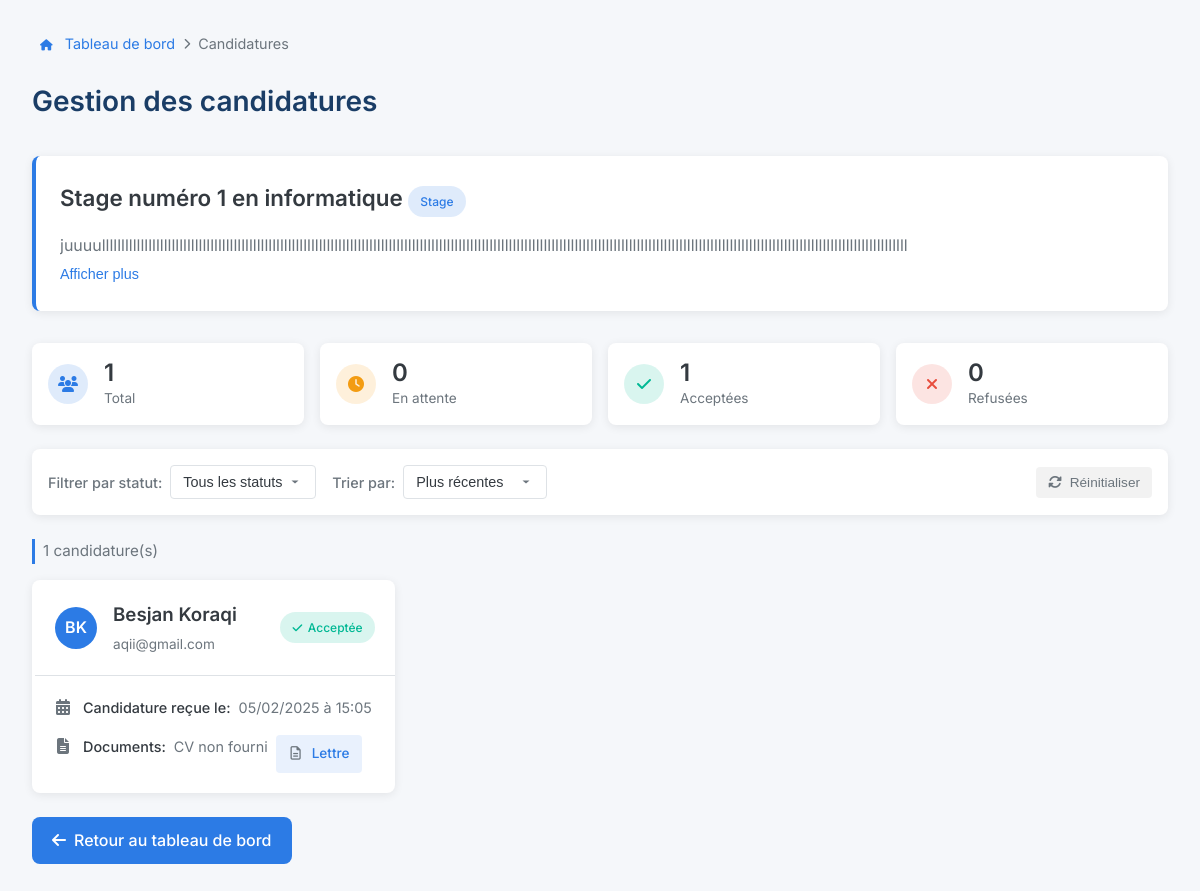
Before: /app/views/internships/view_applications.php?offre_id=30 (signed in) with the older database file.
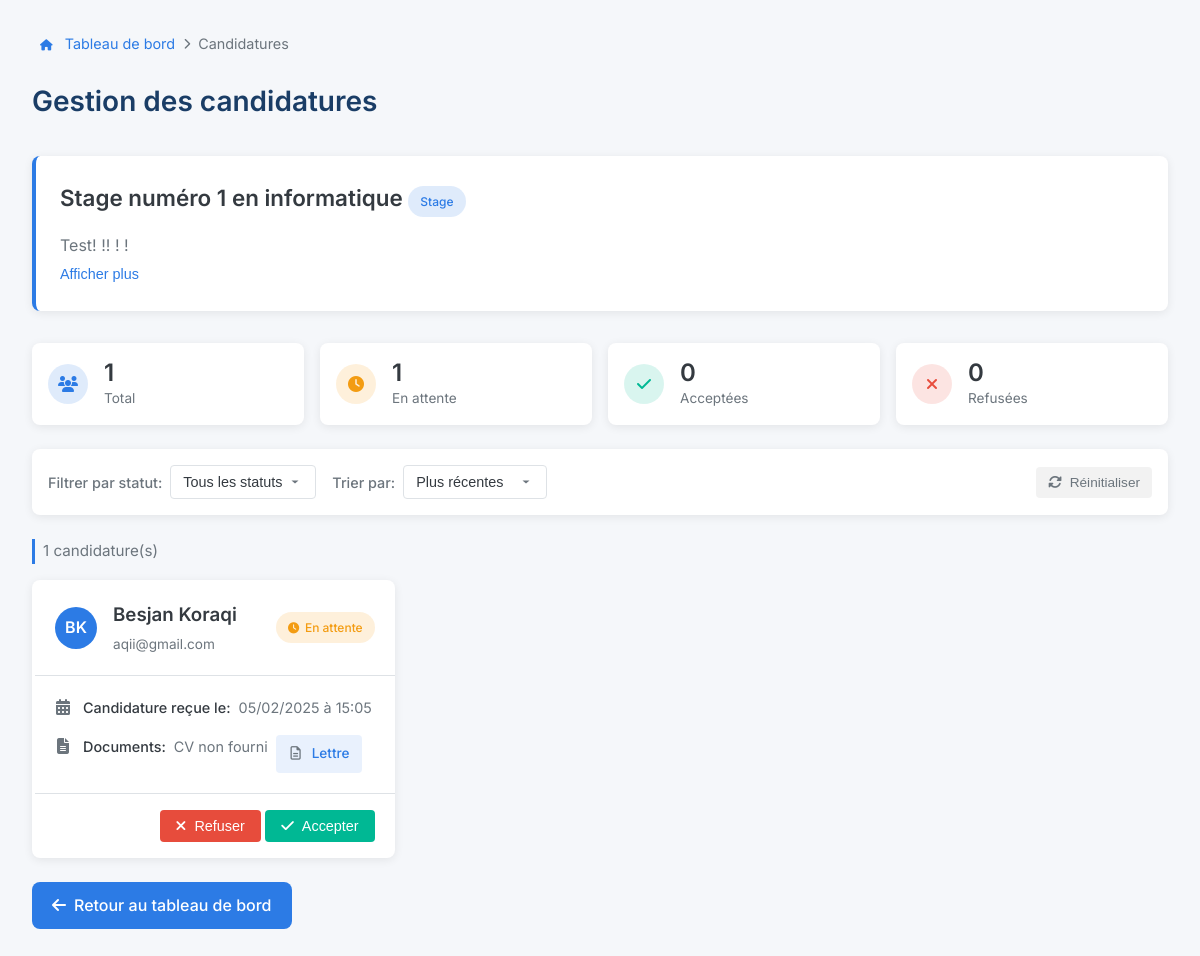
After: the same page with the newer database file.
### tables this page shows
CREATE TABLE `offres_stages` (
  `id` int(11) NOT NULL,
  `entreprise_id` int(11) DEFAULT NULL,
  `titre` varchar(100) NOT NULL,
  `description` text,
  `date_debut` date DEFAULT NULL,
  `date_fin` date DEFAULT NULL,
  `lieu` varchar(255) DEFAULT NULL,
  `mode_stage` varchar(20) DEFAULT NULL,
  `logo` varchar(255) DEFAULT NULL,
  `email_contact` varchar(255) NOT NULL DEFAULT '',
  `lien_candidature` varchar(255) DEFAULT NULL,
  `domaine` varchar(100) DEFAULT NULL,
  `pays` varchar(100) DEFAULT 'France',
  `ville` varchar(100) DEFAULT NULL,
  `code_postal` varchar(10) DEFAULT NULL,
  `region` varchar(100) DEFAULT NULL,
  `departement` varchar(100) DEFAULT NULL,
  `date_publication` timestamp NOT NULL DEFAULT CURRENT_TIMESTAMP,
  `type_offre` enum('stage','alternance') DEFAULT 'stage',
  `niveau_etude` varchar(100) DEFAULT NULL,
  `type_contrat` enum('apprentissage','professionnalisation') DEFAULT NULL,
  `rythme_alternance` varchar(100) DEFAULT NULL,
  `formation_visee` varchar(255) DEFAULT NULL,
  `ecole_partenaire` varchar(255) DEFAULT NULL,
  `type_remuneration` varchar(20) DEFAULT NULL COMMENT 'Pour les alternances: smic27, smic43, etc.',
  `pourvu` tinyint(1) DEFAULT '0',
  `remuneration` varchar(50) DEFAULT NULL
);

CREATE TABLE `candidatures` (
  `id` int(11) NOT NULL,
  `etudiant_id` int(11) NOT NULL,
  `offre_id` int(11) NOT NULL,
  `statut` enum('en_attente','acceptee','refusee') DEFAULT 'en_attente',
  `date_candidature` datetime DEFAULT CURRENT_TIMESTAMP,
  `lettre_motivation` varchar(255) NOT NULL,
  `date_modification` datetime DEFAULT CURRENT_TIMESTAMP ON UPDATE CURRENT_TIMESTAMP,
  `date_lecture` datetime DEFAULT NULL
);

CREATE TABLE `etudiants` (
  `id` int(11) NOT NULL,
  `nom` varchar(50) NOT NULL,
  `prenom` varchar(50) NOT NULL,
  `date_naissance` date DEFAULT NULL,
  `adresse` varchar(255) DEFAULT NULL,
  `ville` varchar(100) DEFAULT NULL,
  `code_postal` varchar(10) DEFAULT NULL,
  `pays` varchar(100) DEFAULT NULL,
  `telephone` varchar(20) DEFAULT NULL,
  `niveau_etude` varchar(50) DEFAULT NULL,
  `filiere` varchar(100) DEFAULT NULL,
  `cv` varchar(255) DEFAULT NULL,
  `username` varchar(100) NOT NULL,
  `email` varchar(255) NOT NULL,
  `password` varchar(255) NOT NULL,
  `role` enum('etudiant','entreprise','admin') NOT NULL DEFAULT 'etudiant',
  `lettre_motivation` text,
  `date_creation` timestamp NOT NULL DEFAULT CURRENT_TIMESTAMP,
  `icone` varchar(255) DEFAULT NULL,
  `bloque` tinyint(1) DEFAULT '0',
  `preference` enum('stage','alternance') DEFAULT NULL
);

### app/views/internships/view_applications.php (the view, shortened to what the changed rows need)
<?php
require_once $_SERVER['DOCUMENT_ROOT'] . '/Gestion_Stage/app/config/database.php';
$offre_id = $_GET['offre_id'] ?? 0;
$statusFilter = $_GET['status'] ?? 'all';
$sortBy = $_GET['sort'] ?? 'date_desc';
$stmt = $pdo->prepare("SELECT titre, description, type_offre FROM offres_stages WHERE id = ?");
$stmt->execute([$offre_id]);
$offre = $stmt->fetch();
$sql = "SELECT c.id, c.statut, c.lettre_motivation, c.date_candidature, e.nom, e.prenom, e.email, e.cv as cv_etudiant
        FROM candidatures c
        JOIN etudiants e ON c.etudiant_id = e.id
        WHERE c.offre_id = :offre_id";
switch ($sortBy) {
    case 'date_desc':
    default:
        $sql .= " ORDER BY c.date_candidature DESC";
        break;
}
$stmt = $pdo->prepare($sql);
$stmt->bindParam(':offre_id', $offre_id);
$stmt->execute();
$applications = $stmt->fetchAll();
function formatDate($date) {
    $timestamp = strtotime($date);
    return date('d/m/Y à H:i', $timestamp);
}
function getInitials($name) {
    $nameParts = explode(' ', $name);
    $initials = '';
    foreach ($nameParts as $part) {
        $initials .= strtoupper(substr($part, 0, 1));
    }
    return substr($initials, 0, 2);
}
$stats = [
    'total' => count($applications),
    'en_attente' => 0,
    'acceptee' => 0,
    'refusee' => 0
];
$stmt = $pdo->prepare("SELECT statut, COUNT(*) as count FROM candidatures WHERE offre_id = ? GROUP BY statut");
$stmt->execute([$offre_id]);
$statResults = $stmt->fetchAll();
foreach ($statResults as $statResult) {
    $stats[$statResult['statut']] = $statResult['count'];
}
?>
<!DOCTYPE html>
<html lang="fr">
<head>
    <link rel="stylesheet" href="https://cdnjs.cloudflare.com/ajax/libs/font-awesome/6.1.1/css/all.min.css">
    <link rel="stylesheet" href="/Gestion_Stage/public/assets/css/style_view_applications.css">
</head>
<body>
    <div class="container">
        <header>
            <h1 class="page-title">Gestion des candidatures</h1>
        </header>
        <?php if ($offre): ?>
            <div class="job-info">
                <h2 class="job-title">
                    <?= htmlspecialchars($offre['titre']) ?>
                    <?php if ($offre['type_offre'] === 'alternance'): ?>
                        <span class="status-badge" style="background-color: rgba(255, 140, 0, 0.15); color: darkorange;">Alternance</span>
                    <?php else: ?>
                        <span class="status-badge" style="background-color: rgba(44, 123, 229, 0.15); color: var(--secondary-color);">Stage</span>
                    <?php endif; ?>
                </h2>
                <p class="job-description" id="job-description"><?= htmlspecialchars($offre['description']) ?></p>
                <button class="expand-btn" id="expand-btn">Afficher plus</button>
            </div>
            <div class="stats-dashboard">
                <div class="stat-card">
                    <div class="stat-icon all"><i class="fas fa-users"></i></div>
                    <div class="stat-info">
                        <div class="stat-number"><?= $stats['total'] ?></div>
                        <div class="stat-label">Total</div>
                    </div>
                </div>
                <div class="stat-card">
                    <div class="stat-icon pending"><i class="fas fa-clock"></i></div>
                    <div class="stat-info">
                        <div class="stat-number"><?= $stats['en_attente'] ?? 0 ?></div>
                        <div class="stat-label">En attente</div>
                    </div>
                </div>
                <div class="stat-card">
                    <div class="stat-icon accepted"><i class="fas fa-check"></i></div>
                    <div class="stat-info">
                        <div class="stat-number"><?= $stats['acceptee'] ?? 0 ?></div>
                        <div class="stat-label">Acceptées</div>
                    </div>
                </div>
                <div class="stat-card">
                    <div class="stat-icon rejected"><i class="fas fa-times"></i></div>
                    <div class="stat-info">
                        <div class="stat-number"><?= $stats['refusee'] ?? 0 ?></div>
                        <div class="stat-label">Refusées</div>
                    </div>
                </div>
            </div>
            <div class="filters-toolbar">
                <div class="filter-group">
                    <label for="status-filter">Filtrer par statut:</label>
                    <select id="status-filter" class="filter-select" onchange="applyFilters()">
                        <option value="all" <?= $statusFilter === 'all' ? 'selected' : '' ?>>Tous les statuts</option>
                    </select>
                </div>
                <div class="filter-group">
                    <label for="sort-by">Trier par:</label>
                    <select id="sort-by" class="filter-select" onchange="applyFilters()">
                        <option value="date_desc" <?= $sortBy === 'date_desc' ? 'selected' : '' ?>>Plus récentes</option>
                    </select>
                </div>
                <button id="clear-filters" class="clear-filters" onclick="clearFilters()">
                    <i class="fas fa-sync-alt"></i> Réinitialiser
                </button>
            </div>
            <?php if (empty($applications)): ?>
                <div class="empty-state">
                    <i class="fas fa-inbox"></i>
                    <h3 class="empty-state-title">Aucune candidature <?= $statusFilter !== 'all' ? 'avec ce statut' : 'reçue' ?></h3>
                    <p class="empty-state-text">
                        <?= $statusFilter !== 'all' ? 'Essayez de modifier vos filtres pour voir plus de candidatures.' : 'Lorsque des étudiants postuleront à cette offre, leurs candidatures apparaîtront ici.' ?>
                    </p>
                    <?php if ($statusFilter !== 'all'): ?>
                        <button class="btn-secondary mt-3" onclick="clearFilters()">Voir toutes les candidatures</button>
                    <?php endif; ?>
                </div>
            <?php else: ?>
                <div class="results-summary">
                    <?= count($applications) ?> candidature(s) <?= $statusFilter !== 'all' ? 'avec le statut "' . ($statusFilter === 'en_attente' ? 'En attente' : ($statusFilter === 'acceptee' ? 'Acceptée' : 'Refusée')) . '"' : '' ?>
                </div>
                <div class="applications-grid">
                    <?php foreach ($applications as $application): ?>
                        <?php
                            $fullName = $application['prenom'] . ' ' . $application['nom'];
                            $initials = getInitials($fullName);
                            $date = isset($application['date_candidature']) ? formatDate($application['date_candidature']) : 'Date inconnue';
                            $statusClass = '';
                            $statusIcon = '';
                            $statusText = '';
                            switch ($application['statut']) {
                                case 'en_attente':
                                    $statusClass = 'pending';
                                    $statusIcon = 'fa-clock';
                                    $statusText = 'En attente';
                                    break;
                                case 'acceptee':
                                    $statusClass = 'accepted';
                                    $statusIcon = 'fa-check';
                                    $statusText = 'Acceptée';
                                    break;
                            }
                        ?>
                        <div class="application-card">
                            <div class="card-header">
                                <div class="applicant-info">
                                    <div class="applicant-avatar"><?= $initials ?></div>
                                    <div>
                                        <h3 class="applicant-name"><?= htmlspecialchars($fullName) ?></h3>
                                        <p class="applicant-email"><?= htmlspecialchars($application['email']) ?></p>
                                    </div>
                                </div>
                                <span class="status-badge <?= $statusClass ?>">
                                    <i class="fas <?= $statusIcon ?>"></i> <?= $statusText ?>
                                </span>
                            </div>
                            <div class="card-body">
                                <div class="detail-item">
                                    <i class="fas fa-calendar-alt"></i>
                                    <span class="detail-label">Candidature reçue le:</span>
                                    <span class="detail-value"><?= $date ?></span>
                                </div>
                                <div class="detail-item">
                                    <i class="fas fa-file-alt"></i>
                                    <span class="detail-label">Documents:</span>
                                    <div class="document-links">
                                        <?php if (!empty($application['cv_etudiant'])): ?>
                                            <a href="/Gestion_Stage/public/uploads/cv/<?= htmlspecialchars($application['cv_etudiant']) ?>"
                                               target="_blank" class="document-link">
                                                <i class="far fa-file-pdf"></i> CV
                                            </a>
                                        <?php else: ?>
                                            <span class="detail-value">CV non fourni</span>
                                        <?php endif; ?>
                                        <?php if (!empty($application['lettre_motivation'])): ?>
                                            <a href="/Gestion_Stage/public/uploads/candidatures/<?= htmlspecialchars($application['lettre_motivation']) ?>"
                                               target="_blank" class="document-link">
                                                <i class="far fa-file-alt"></i> Lettre
                                            </a>
                                        <?php else: ?>
                                            <span class="detail-value">Lettre non fournie</span>
                                        <?php endif; ?>
                                    </div>
                                </div>
                            </div>
                            <?php if ($application['statut'] == 'en_attente'): ?>
                                <div class="card-footer">
                                    <form action="" method="post">
                                        <button type="submit" name="action" value="refuser" class="btn btn-reject">
                                            <i class="fas fa-times"></i> Refuser
                                        </button>
                                        <button type="submit" name="action" value="accepter" class="btn btn-accept">
                                            <i class="fas fa-check"></i> Accepter
                                        </button>
                                    </form>
                                </div>
                            <?php endif; ?>
                        </div>
                    <?php endforeach; ?>
                </div>
            <?php endif; ?>
        <?php endif; ?>
    </div>
</body>
</html>

Changed rows visible on the page:
changed offres_stages "Stage numéro 1 en informatique": description "juuuullllllllllllllllllllllllllllllllllllllllllllllllllllllllllllllllllllllllllllllllllllllllllllllllllllllllllllllllllllllllllllllllllllllllllllllllllllllllllllllllllllllllllllllllllllllllllllllllllllllllllllllll" → "Test! !! ! !"
changed candidatures "Besjan Koraqi": statut "Acceptée" → "En attente"; now shows "Refuser Accepter"
Other visible differences:
$stats['en_attente']: "0" → "1"
$stats['acceptee']: "1" → "0"
